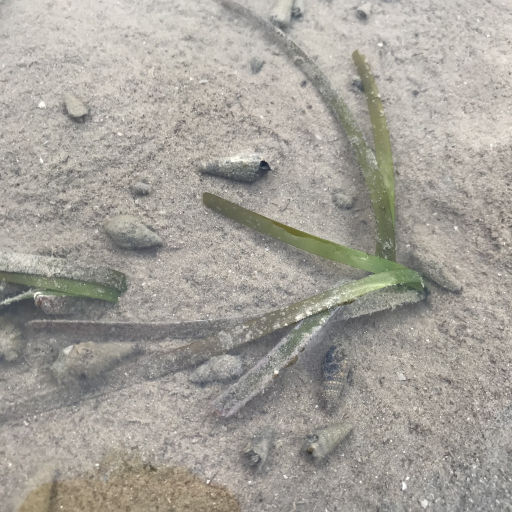
#> input picture app/assets/images/onboarding/identify.jpg, 1024 x 1024 px (shown at 1/2 size)
$ python -i features.py   (imports and definitions only)   (older library calls are emulated)
#> lines starting #> are read from the running program, lines starting #| are printed output that depends on the picture; after the words box and inside, x2 and y2 are one past the last pixel; in counts of white or black regions, pixels touching at a corner belong together
### ml/src/leaf_focus.py
"""Plant-visible mask and optional crop. IMPLEMENTATION, not a paper formula.

Paper step 1 is “select images that actually show leaf shape, blade width, color.”
A hard green-pixel cut drops real blades (brown *Halophila*, pale wrack, lab cards).
So the mask is a diagnostic + optional zoom, not a reject rule.

Masks run on a 512px preview so iNaturalist originals do not grind the laptop.
"""

from __future__ import annotations

import numpy as np
from skimage.color import rgb2hsv
from skimage.transform import resize

ANALYZE_MAX_SIDE = 512

_EXG_MIN = 20
_HUE_LO = 0.16
_HUE_HI = 0.50
_SAT_MIN = 0.12
_VAL_LO = 0.08
_VAL_HI = 0.92

CROP_PAD = 0.15
CROP_MIN_AREA = 0.02
CROP_MAX_AREA = 0.90
CROP_MIN_SIDE = 16


# [16 lines left out: function for_analysis, not called in this run]


def plant_mask(rgb: np.ndarray) -> np.ndarray:
    red = rgb[:, :, 0].astype(np.int16)
    green = rgb[:, :, 1].astype(np.int16)
    blue = rgb[:, :, 2].astype(np.int16)
    excess_green = (2 * green) - red - blue
    hsv = rgb2hsv(rgb.astype(np.float64) / 255.0)
    hue, sat, val = hsv[:, :, 0], hsv[:, :, 1], hsv[:, :, 2]
    greenish = (
        (hue >= _HUE_LO)
        & (hue <= _HUE_HI)
        & (sat >= _SAT_MIN)
        & (val >= _VAL_LO)
        & (val <= _VAL_HI)
    )
    return (excess_green >= _EXG_MIN) & greenish


# [67 lines left out: functions plant_fraction, sky_fraction, _crop_from_mask, crop_to_plant, analyze_and_crop, not called in this run]

### ml/src/features.py
"""Color histograms, GLCM texture, and blade shape features for the SVM.

Input is the prepared image from preprocess.prepare_rgb (plant crop, then
256px RGB). Training and identify must both call extract_vector on that.

v2 is the locked description: the validation search on 13 Oct 2026 picked
RBF C=3, gamma=0.01 on this vector (run 20261013T144233395Z).
"""

from __future__ import annotations

import numpy as np
from scipy.ndimage import distance_transform_edt
from skimage.color import rgb2gray, rgb2hsv
from skimage.feature import graycomatrix, graycoprops
from skimage.filters import threshold_otsu
from skimage.measure import label, regionprops
from skimage.morphology import skeletonize
from skimage.transform import resize

try:
    from .leaf_focus import plant_mask
except ImportError:
    from leaf_focus import plant_mask

_BINS = 16
_GLCM_SIZE = 128
_LEVELS = 32
_DISTANCES = (1, 2, 4)
_ANGLES = (0.0, np.pi / 4, np.pi / 2, 3 * np.pi / 4)
_GLCM_PROPS = ("contrast", "dissimilarity", "homogeneity", "energy", "correlation", "ASM")
_MIN_BLOB_PX = 20
_MIN_PLANT_FRACTION = 0.01
_SHAPE_LEN = 10
_COLOR_LEN = 3 * _BINS * 2 + 6
_GLCM_LEN = len(_GLCM_PROPS) * len(_DISTANCES) * 2
_BLADE_WIDTH_AT = 6

FEATURE_SPEC = {
    "version": "v2",
    "input": "plant crop, then 256px RGB",
    "color": "hsv_hist_16x3 frame + hsv_hist_16x3 plant pixels + hsv mean/std plant pixels",
    "texture": "glcm_128px_32lv_d1_d2_d4_6props_angle_mean_and_range",
    "shape": "plant_mask_blobs_and_blade_width_10",
    "glcm_size": _GLCM_SIZE,
    "length": _COLOR_LEN + _GLCM_LEN + _SHAPE_LEN,
    "blade_width_index": _COLOR_LEN + _GLCM_LEN + _BLADE_WIDTH_AT,
    "locked_svm": {"kernel": "rbf", "C": 3.0, "gamma": 0.01},
}


def _hsv_histogram(hsv_pixels: np.ndarray) -> np.ndarray:
    if hsv_pixels.size == 0:
        return np.zeros(3 * _BINS, dtype=np.float64)
    parts = []
    for channel in range(3):
        hist, _ = np.histogram(hsv_pixels[:, channel], bins=_BINS, range=(0.0, 1.0))
        parts.append(hist.astype(np.float64) / float(len(hsv_pixels)))
    return np.concatenate(parts)


def _color_features(rgb: np.ndarray, mask: np.ndarray) -> np.ndarray:
    hsv = rgb2hsv(rgb.astype(np.float64) / 255.0)
    frame = hsv.reshape(-1, 3)
    plant = hsv[mask]
    moments = (
        np.concatenate([plant.mean(axis=0), plant.std(axis=0)])
        if len(plant)
        else np.zeros(6, dtype=np.float64)
    )
    return np.concatenate([_hsv_histogram(frame), _hsv_histogram(plant), moments])


def _glcm_features(gray_u8: np.ndarray) -> np.ndarray:
    small = resize(
        gray_u8,
        (_GLCM_SIZE, _GLCM_SIZE),
        preserve_range=True,
        anti_aliasing=True,
    ).astype(np.uint8)
    quantized = np.clip(small.astype(np.uint16) * (_LEVELS - 1) // 255, 0, _LEVELS - 1).astype(
        np.uint8
    )
    matrix = graycomatrix(
        quantized,
        distances=_DISTANCES,
        angles=_ANGLES,
        levels=_LEVELS,
        symmetric=True,
        normed=True,
    )
    values = []
    for prop in _GLCM_PROPS:
        table = graycoprops(matrix, prop)
        values.append(table.mean(axis=1))
        values.append(np.ptp(table, axis=1))
    return np.nan_to_num(np.concatenate(values).astype(np.float64))


def _shape_mask(rgb: np.ndarray, gray_u8: np.ndarray) -> tuple[np.ndarray, bool]:
    """Green plant mask; Otsu fallback when blades are brown or pale."""
    mask = plant_mask(rgb)
    if mask.mean() >= _MIN_PLANT_FRACTION:
        return mask, False
    try:
        thresh = threshold_otsu(gray_u8)
    except ValueError:
        return mask, True
    dark = gray_u8 < thresh
    return (dark if dark.mean() <= 0.5 else ~dark), True


def _shape_features(mask: np.ndarray, used_fallback: bool) -> np.ndarray:
    out = np.zeros(_SHAPE_LEN, dtype=np.float64)
    side = float(max(mask.shape))
    out[0] = float(mask.mean())
    out[9] = 1.0 if used_fallback else 0.0
    regions = [r for r in regionprops(label(mask)) if r.area >= _MIN_BLOB_PX]
    if not regions:
        return out
    clean = np.zeros_like(mask, dtype=bool)
    for region in regions:
        clean[tuple(region.coords.T)] = True
    areas = np.array([r.area for r in regions], dtype=np.float64)
    weights = areas / areas.sum()
    elongation = np.array(
        [
            np.log1p(min(r.axis_major_length / max(r.axis_minor_length, 1.0), 50.0))
            for r in regions
        ]
    )
    out[1] = np.log1p(len(regions))
    out[2] = float(np.dot(weights, [r.eccentricity for r in regions]))
    out[3] = float(np.dot(weights, [r.solidity for r in regions]))
    out[4] = float(np.dot(weights, [r.extent for r in regions]))
    out[5] = float(np.dot(weights, elongation))
    skeleton = skeletonize(clean)
    if skeleton.any():
        widths = 2.0 * distance_transform_edt(clean)[skeleton]
        q25, q50, q75 = np.percentile(widths, [25, 50, 75])
        out[_BLADE_WIDTH_AT] = q50 / side
        out[7] = (q75 - q25) / side
        out[8] = float(skeleton.sum()) / float(clean.sum())
    return out


def extract_vector(rgb: np.ndarray) -> np.ndarray:
    gray = (rgb2gray(rgb) * 255.0).astype(np.uint8)
    mask, used_fallback = _shape_mask(rgb, gray)
    return np.concatenate(
        [
            _color_features(rgb, plant_mask(rgb)),
            _glcm_features(gray),
            _shape_features(mask, used_fallback),
        ]
    )


# [4 lines left out: function extract_batch, not called in this run]

>>> import cv2
>>> picture = cv2.cvtColor(cv2.imread('../../app/assets/images/onboarding/identify.jpg'), cv2.COLOR_BGR2RGB)
>>> result = extract_vector(picture)
#> in plant_mask, `excess_green = (2 * green) - red - blue`:
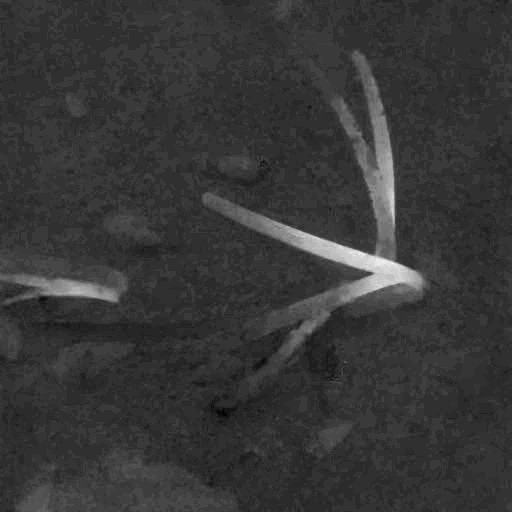
#> excess_green: shape (1024, 1024) int16 (shown at 1/2 size); min -18, max 82, mean 3.7; drawn with min black and max white
#> in plant_mask, `hue, sat, val = hsv[:, :, 0], hsv[:, :, 1], hsv[:, :, 2]`:
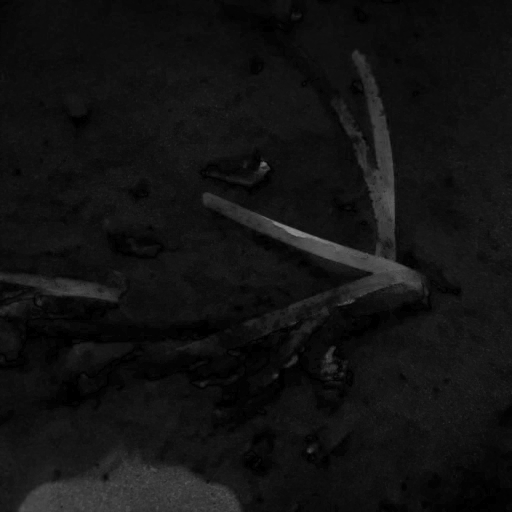
#> sat: shape (1024, 1024) float64 (shown at 1/2 size); min 0, max 0.56, mean 0.0725
#> in plant_mask, `greenish = ( (hue >= _HUE_LO) & (hue <= _HUE_HI) & (sat >= _SAT_MIN) &..`:
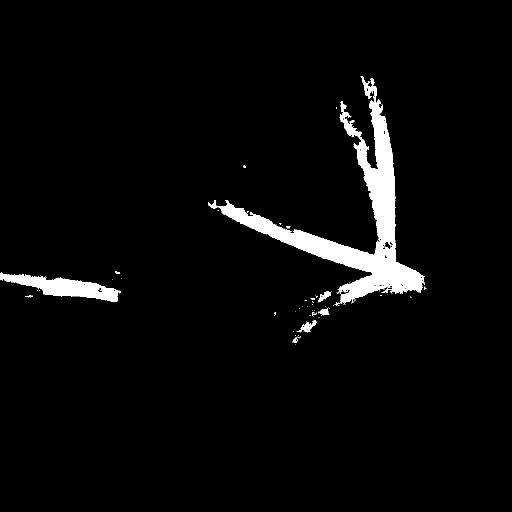
#> greenish: shape (1024, 1024) bool (shown at 1/2 size); 3.8% white; 92 white regions (80 under 20 px), largest, box (x1, y1, x2, y2) and area: (416, 152, 850, 608) 32066, (0, 545, 242, 604) 5998, (598, 640, 634, 665) 365
#> in plant_mask, `return (excess_green >= _EXG_MIN) & greenish`:
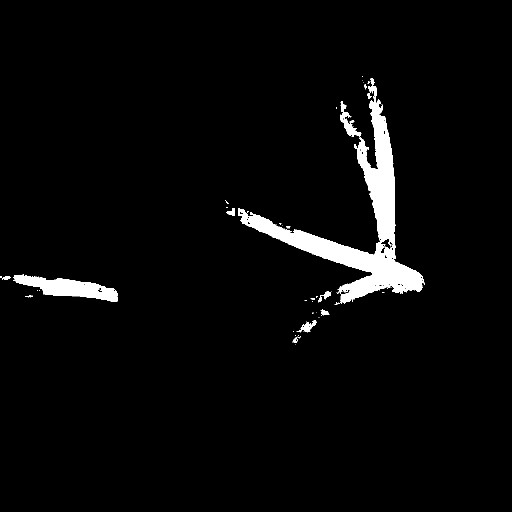
#> returned value: shape (1024, 1024) bool (shown at 1/2 size); 3.5% white; 65 white regions (50 under 20 px)
#> in extract_vector, `mask, used_fallback = _shape_mask(rgb, gray)`: used_fallback = False
#> in _color_features, `moments = ( np.concatenate([plant.mean(axis=0), plant.std(axis=0)]) if..`: moments = [0.216, 0.229, 0.524, 0.0338, 0.0676, 0.0957]
#> after the loop in _hsv_histogram, `for channel in range(3):`: parts = 3 items
#> in _glcm_features, `quantized = np.clip(small.astype(np.uint16) * (_LEVELS - 1) // 255, 0,..`:
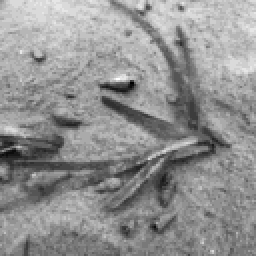
#> quantized: shape (128, 128) (shown 2 times larger); min 7, max 28, mean 19; drawn with min black and max white
#> after the loop in _glcm_features, `for prop in _GLCM_PROPS:`: values = 12 items, first 6: [2.37, 3.5, 7.33], [1.51, 2.14, 2.38], [1.07, 1.32, 1.93], [0.39, 0.401, 0.328], [0.576, 0.518, 0.422], [0.103, 0.0786, 0.0446]
#> in _shape_features, `out = np.zeros(_SHAPE_LEN, dtype=np.float64)`: out = [0, 0, 0, 0, 0, 0, 0, 0, 0, 0]
#> in _shape_features, `regions = [r for r in regionprops(label(mask)) if r.area >= _MIN_BLOB_..`: regions = 15 regions; largest, box (x1, y1, x2, y2) and area: (476, 156, 850, 607) 30016, (26, 549, 236, 604) 5476, (598, 640, 634, 665) 365, (452, 416, 470, 432) 171, (640, 583, 663, 599) 163
#> the loop in _shape_features, `for region in regions:` made 15 passes
#> after the loop in _shape_features, `for region in regions:`:
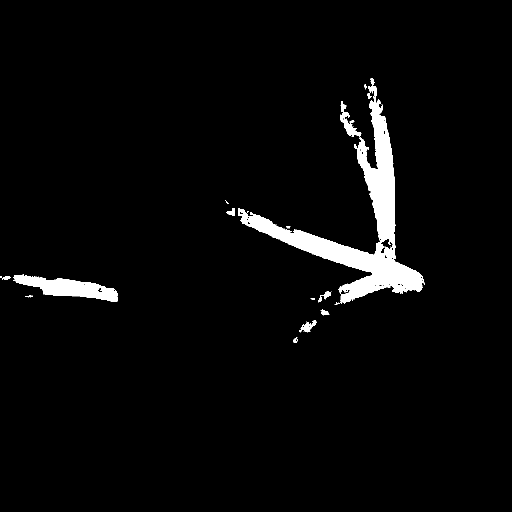
#> clean: shape (1024, 1024) bool (shown at 1/2 size); 3.5% white; 15 white regions, largest, box (x1, y1, x2, y2) and area: (476, 156, 850, 607) 30016, (26, 549, 236, 604) 5476, (598, 640, 634, 665) 365
#> in _shape_features, `areas = np.array([r.area for r in regions], dtype=np.float64)`: areas = [30016, 34, 22, 171, 29, 5476, 112, 163, 36, 57, 24, 24, 117, 365, 58]
#> in _shape_features, `weights = areas / areas.sum()`: weights = [0.818, 0.000926, 0.000599, 0.00466, 0.00079, 0.149, 0.00305, 0.00444, 0.000981, 0.00155, 0.000654, 0.000654, 0.00319, 0.00994, 0.00158]
#> in _shape_features, `elongation = np.array( [ np.log1p(min(r.axis_major_length / max(r.axis..`: elongation = [0.858, 1.16, 1.39, 0.821, 1.04, 2.02, 1.37, 1.03, 1.8, 1.06, 1.25, 1.2, 1, 1.19, 0.874]
#> in _shape_features, `skeleton = skeletonize(clean)`:
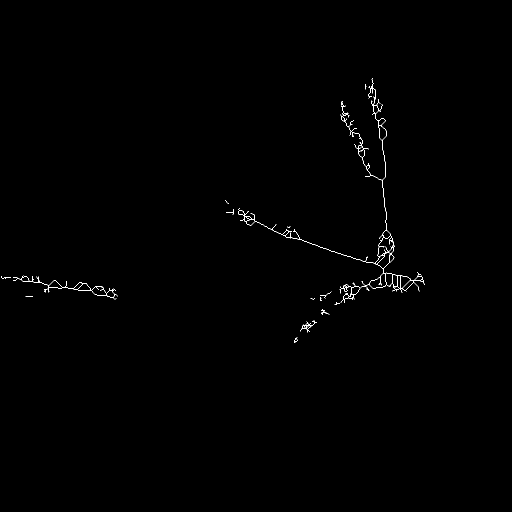
#> skeleton: shape (1024, 1024) bool (shown at 1/2 size); 0.31% white in thin lines or dots, all inside (x1, y1, x2, y2) = (2, 156, 850, 686)
#> in _shape_features, `widths = 2.0 * distance_transform_edt(clean)[skeleton]`: widths = 3297 values, max 50 at index 831, min 2 at index 0, mean 13.28
#> in _shape_features, `q25, q50, q75 = np.percentile(widths, [25, 50, 75])`: q25 = 4; q50 = 8.25; q75 = 20.1
#> result = 148 values, max 7.33 at index 104, min 0 at index 25, mean 0.284

$ run again, on app/assets/images/onboarding/learn.jpg
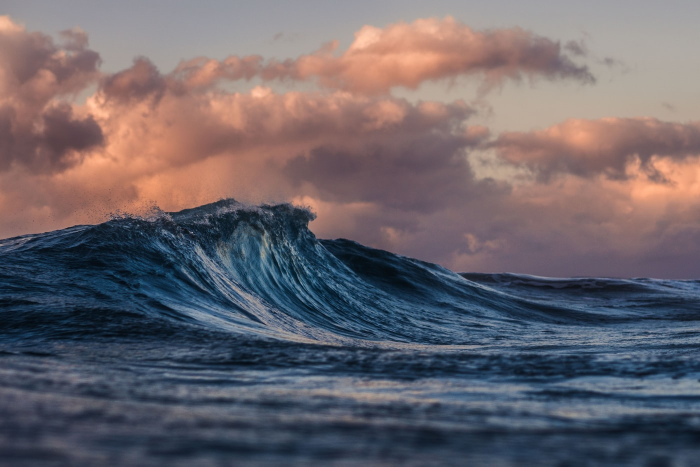
#> input picture app/assets/images/onboarding/learn.jpg, 1400 x 933 px (shown at 1/2 size)
#> hsv: shape (933, 1400, 3) float64; mean of channels 0, 1, 2 0.449, 0.341, 0.492
#> greenish: shape (933, 1400) bool; 0% white in thin lines or dots, all inside (x1, y1, x2, y2) = (527, 476, 532, 485)
#> thresh = 99
#> dark: shape (933, 1400) bool; 46.1% white; 606 white regions (538 under 20 px)
#> used_fallback = True
#> plant = empty array
#> moments = [0, 0, 0, 0, 0, 0]
#> after the loop in _hsv_histogram, `for channel in range(3):`: parts = 3 items
#> after the loop in _glcm_features, `for prop in _GLCM_PROPS:`: values = 12 items, first 6: [2.31, 3.55, 8.85], [2.38, 3.99, 7.31], [0.952, 1.22, 2.08], [0.625, 0.766, 1.1], [0.64, 0.577, 0.427], [0.17, 0.158, 0.171]
#> out = [0, 0, 0, 0, 0, 0, 0, 0, 0, 0]
#> regions = 68 regions; largest, box (x1, y1, x2, y2) and area: (0, 283, 1400, 933) 574573, (0, 228, 204, 347) 15054, (1228, 280, 1400, 340) 2891, (1228, 660, 1400, 685) 1604, (874, 783, 1007, 802) 1244
#> the loop in _shape_features, `for region in regions:` made 68 passes
#> after the loop in _shape_features, `for region in regions:`:
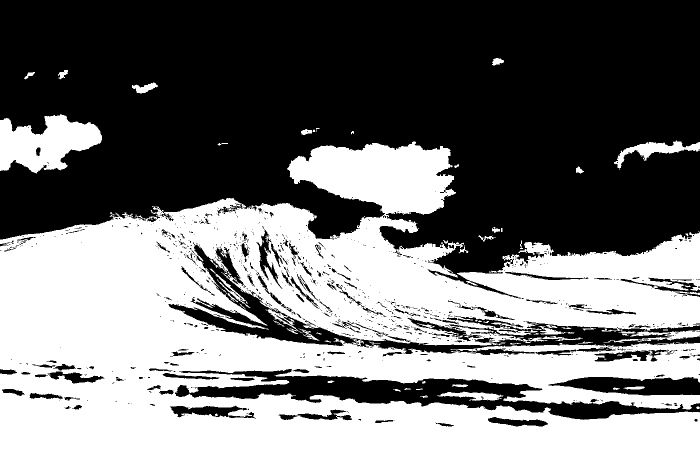
#> clean: shape (933, 1400) bool (shown at 1/2 size); 46% white; 68 white regions, largest, box (x1, y1, x2, y2) and area: (0, 283, 1400, 933) 574573, (0, 228, 204, 347) 15054, (1228, 280, 1400, 340) 2891
#> areas = 68 values, max 574573 at index 10, min 20 at index 5, mean 8836.6
#> weights = 68 values, max 0.956 at index 10, min 3.33e-05 at index 5, mean 0.0147
#> elongation = 68 values, max 2.7 at index 31, min 0.721 at index 7, mean 1.66
#> in _shape_features, `skeleton = skeletonize(clean)`:
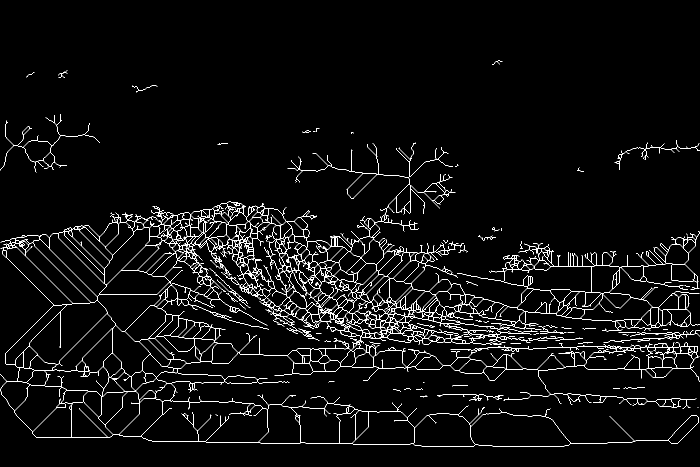
#> skeleton: shape (933, 1400) bool (shown at 1/2 size); 3.3% white in thin lines or dots, all inside (x1, y1, x2, y2) = (0, 121, 1400, 893)
#> q25 = 4; q50 = 10.77; q75 = 29.53
#> result = 148 values, max 8.85 at index 104, min 0 at index 48, mean 0.358
